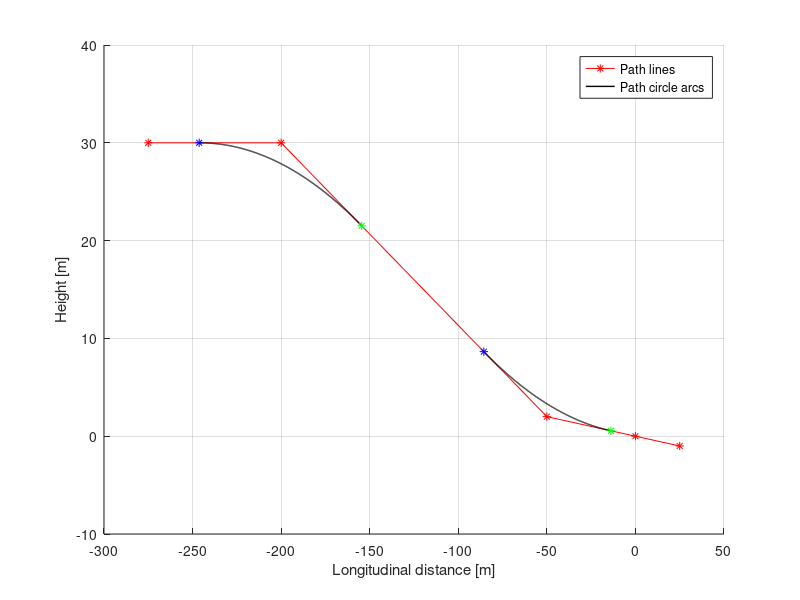
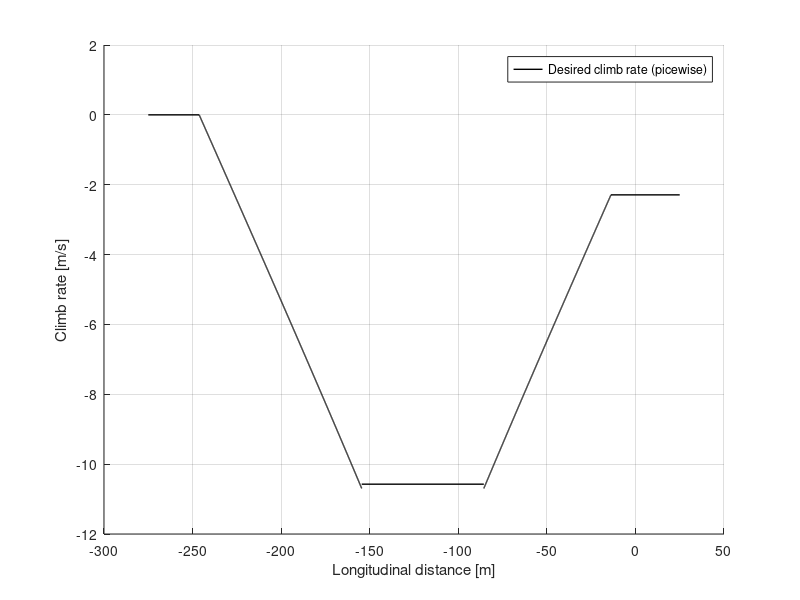
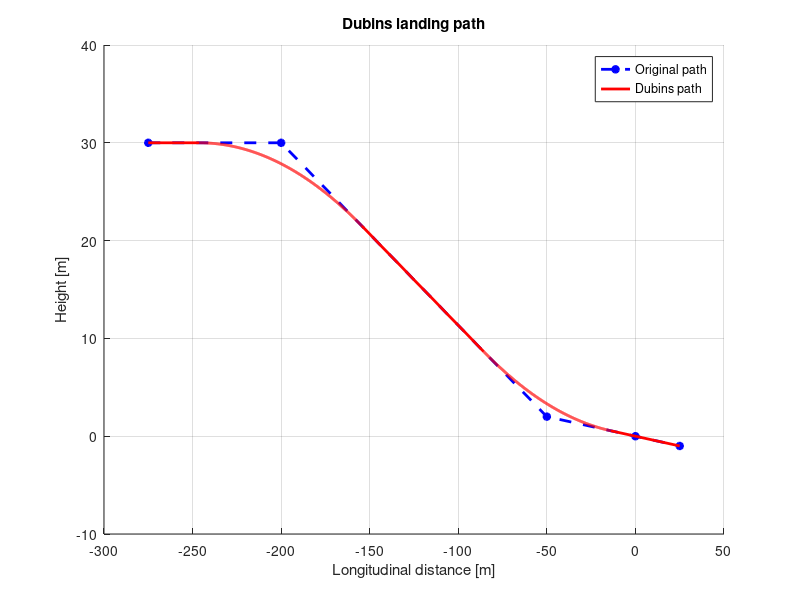
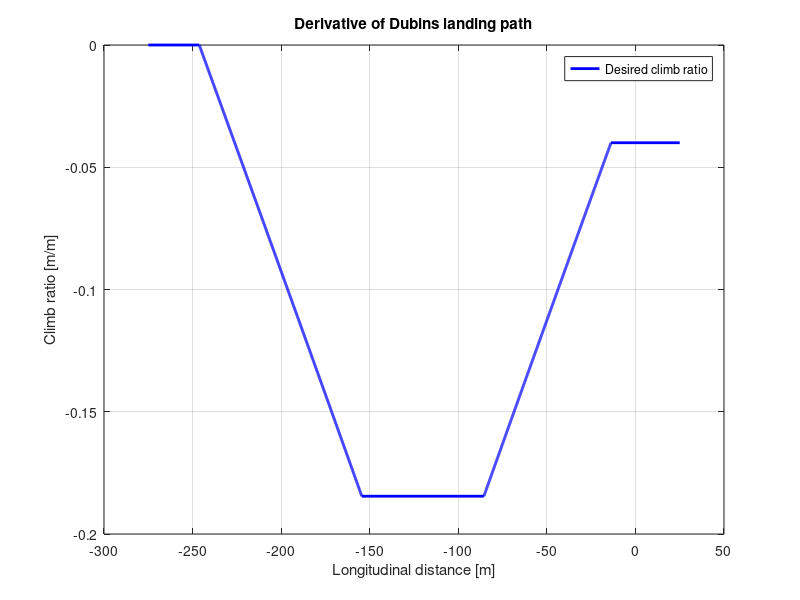

The MATLAB source for these figures, in order:
%% Plots the Dubins path to be used with a climb rate guidance law

%clear all; clc; close all
warning('off','all')

xx = 1; % #Define
yy = 2; % #Define
path_z = [30 30 2 0 -1];
hor_dist = [0 75 75+150 75+150+50 75+150+50+25];

net_hor = hor_dist(4);
WP = [hor_dist; path_z];

figure(1); hold on
plot(hor_dist-net_hor,path_z,'r*-')
grid on

x_all  = [hor_dist(1)-net_hor];
y_all  = [path_z(1)];
dy_all = [0];

%% Circle arcs
%max_pitch = 5.5; [deg] (ved 2/20 m/s)
%max_pitch = 9.5; [deg] (ved 2/12 m/s)
R = 500;

num_WP = length(WP(xx,:));

x_prev = WP(xx,1)-net_hor;

for i=1:(num_WP-3)
    a = norm(WP(:,i)-WP(:,i+2));
    b = norm(WP(:,i)-WP(:,i+1));
    c = norm(WP(:,i+1)-WP(:,i+2));
    cos_2_alpha = (-a*a+b*b+c*c)/(2*b*c);
    
    alpha = acos(cos_2_alpha)/2;
    
    R_tangent = R/tan(alpha);
    
    theta1 = atan2(WP(yy,i+1)-WP(yy,i),WP(xx,i+1)-WP(xx,i));
    theta2 = atan2(WP(yy,i+2)-WP(yy,i+1),WP(xx,i+2)-WP(xx,i+1));
    
    x1 = WP(xx,i+1) - R_tangent*cos(theta1);
    y1 = WP(yy,i+1) - R_tangent*sin(theta1);
    
    x2 = WP(xx,i+1) + R_tangent*cos(theta2);
    y2 = WP(yy,i+1) + R_tangent*sin(theta2);
    
    c = sqrt((x1-x2)^2 + (y1-y2)^2);
    cosAlpha = (c^2)/(2*R*c);
    
    A = [x1 y1];
    B = [x2 y2];
    u_AB = (B - A)/c; % Unit vector from first to second center
    pu_AB = [u_AB(2), -u_AB(1)]; % Perpendicular vector to unit vector

    intersect_1 = A + u_AB * (R*cosAlpha) + pu_AB * (R*sqrt(1-cosAlpha^2));
    intersect_2 = A + u_AB * (R*cosAlpha) - pu_AB * (R*sqrt(1-cosAlpha^2));
    
    if ((WP(xx,i+1)-intersect_1(1))^2 + (WP(yy,i+1)-intersect_1(2))^2 > R^2)
        xc = intersect_1(1);
        yc = intersect_1(2);
    else
        xc = intersect_2(1);
        yc = intersect_2(2);
    end
    
%     syms xc yc
%     [xc,yc] = solve((x1-xc)^2 + (y1-yc)^2 == R^2, (x2-xc)^2 + (y2-yc)^2 == R^2, (WP(xx,i+1)-xc)^2 + (WP(yy,i+1)-yc)^2 > R^2, xc, yc);
%     xc = double(xc);
%     yc = double(yc);
%     
%     xc = xc(1)
%     yc = yc(1)
    
    x1 = x1-net_hor;
    x2 = x2-net_hor;
    xc = xc-net_hor;
    
    numPoints = 1000;
    x  = linspace(x1,x2,numPoints);
    if y1-yc > 0
        sgn = 1;
    else
        sgn = -1;
    end
    y  = sgn*sqrt(R^2-(x-xc).^2);  
    %y  = sgn*sqrt(R^2-(-R:R/500:(R-R/500)).^2); 
    plot(x,y+yc,'black-','linewidth',1);
    %plot((-R:R/500:(R-R/500))+xc,y+yc,'black-','linewidth',1);
    
    
    x_all = [x_all x1 x x2];
    y_all = [y_all y1 (y+yc) y2];
    
    dy2 = zeros(1,numPoints);
    dy2(1) = theta1;
    for j=1:(length(y)-1)
        dy2(j+1) = atan2(y(j+1)-y(j),x(j+1)-x(j));
    end
    dy2(end) = theta2;
    
    %dy = dy2;
    dy = -sgn*(x-xc)./sqrt(R^2-(x-xc).^2);
    dy_all = [dy_all theta1 dy2 theta2];
    
    figure(2); hold on;
    plot([x_prev x1],rad2deg([theta1 theta1]),'black-','linewidth',1); %Straight lines
    plot(x,rad2deg(dy),'black-','linewidth',1);
    figure(1); hold on;
    x_prev = x2;
    
    plot(x1,y1,'b*')
    plot(x2,y2,'g*')
    %plot(xc,yc,'black*')
end
legend('Path lines','Path circle arcs')
xlabel('Longitudinal distance [m]'); ylabel('Height [m]');

figure(2); hold on;
plot([x_prev WP(xx,end)-net_hor],rad2deg([theta2 theta2]),'black-','linewidth',1);
grid on; legend('Desired climb rate (picewise)')
xlabel('Longitudinal distance [m]'); ylabel('Climb rate [m/s]');

x_all = [x_all hor_dist(end)-net_hor];
y_all = [y_all path_z(end)];
dy_all = [dy_all theta2];

figure(3); hold on
plot(hor_dist-net_hor,path_z,'b--*','linewidth',2)
plot(x_all,y_all,'r-','linewidth',2);
grid on; legend('Original path','Dubins path')
xlabel('Longitudinal distance [m]'); ylabel('Height [m]');
title('Dubins landing path')

%%
figure(4);
% plot(x_all,rad2deg(dy_all),'b-','linewidth',1);
plot(x_all,dy_all,'b-','linewidth',2);
grid on; legend('Desired climb ratio')
xlabel('Longitudinal distance [m]'); ylabel('Climb ratio [m/m]');
title('Derivative of Dubins landing path')

%%
figure(5); hold on
[hAx,l1,l2] = plotyy(x_all,y_all,x_all,dy_all)
legend('Dubins Path','Dubins Path Derivative')
xlabel('Longitudinal distance [m]');
ylabel(hAx(1),'Desired Height [m]') % left y-axis
ylabel(hAx(2),'Desired Climb Rate Ratio [m/m]') % right y-axis
xlim(hAx(1),[-275 25])
xlim(hAx(2),[-275 25])
ylim(hAx(1),[-5 35])
ylim(hAx(2),[-0.7/3 0.1/3])
grid(hAx(1),'on')
grid(hAx(2),'on')
title('Dubins landing path')

%%
dy2_all = zeros(1,length(x_all));
for i=1:length(dy2_all)-1
    dy2_all(i) = (y_all(i+1)-y_all(i))/(x_all(i+1)-x_all(i));
end
dy2_all(end) = dy2_all(end-1);
figure(6); hold on; grid on
plot(x_all,dy_all,'b')
plot(x_all,dy2_all,'r')
legend('Old (angle)','New (dy/dx)')